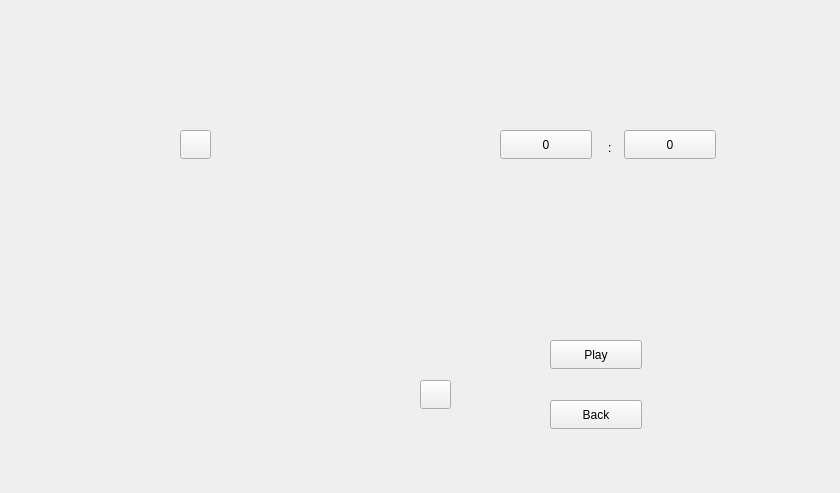
<?xml version="1.0" encoding="UTF-8"?>
<ui version="4.0">
 <class>MazeEasy</class>
 <widget class="QWidget" name="MazeEasy">
  <property name="geometry">
   <rect>
    <x>0</x>
    <y>0</y>
    <width>840</width>
    <height>493</height>
   </rect>
  </property>
  <property name="windowTitle">
   <string>Form</string>
  </property>
  <widget class="QLabel" name="Outcome">
   <property name="geometry">
    <rect>
     <x>570</x>
     <y>200</y>
     <width>121</width>
     <height>101</height>
    </rect>
   </property>
   <property name="styleSheet">
    <string notr="true">color:rgb(255, 0, 0);
font: 36pt &quot;Microsoft YaHei UI&quot;;</string>
   </property>
   <property name="text">
    <string/>
   </property>
  </widget>
  <widget class="QPushButton" name="Sec">
   <property name="geometry">
    <rect>
     <x>500</x>
     <y>130</y>
     <width>92</width>
     <height>29</height>
    </rect>
   </property>
   <property name="focusPolicy">
    <enum>Qt::NoFocus</enum>
   </property>
   <property name="text">
    <string>0</string>
   </property>
  </widget>
  <widget class="QPushButton" name="mSec">
   <property name="geometry">
    <rect>
     <x>624</x>
     <y>130</y>
     <width>92</width>
     <height>29</height>
    </rect>
   </property>
   <property name="focusPolicy">
    <enum>Qt::NoFocus</enum>
   </property>
   <property name="text">
    <string>0</string>
   </property>
  </widget>
  <widget class="QPushButton" name="man">
   <property name="geometry">
    <rect>
     <x>180</x>
     <y>130</y>
     <width>31</width>
     <height>29</height>
    </rect>
   </property>
   <property name="styleSheet">
    <string notr="true">image: url(:/matcher.png);</string>
   </property>
   <property name="text">
    <string/>
   </property>
  </widget>
  <widget class="QPushButton" name="Back">
   <property name="geometry">
    <rect>
     <x>550</x>
     <y>400</y>
     <width>92</width>
     <height>29</height>
    </rect>
   </property>
   <property name="focusPolicy">
    <enum>Qt::NoFocus</enum>
   </property>
   <property name="text">
    <string>Back</string>
   </property>
  </widget>
  <widget class="QLabel" name="label">
   <property name="geometry">
    <rect>
     <x>608</x>
     <y>138</y>
     <width>16</width>
     <height>20</height>
    </rect>
   </property>
   <property name="text">
    <string>:</string>
   </property>
  </widget>
  <widget class="QPushButton" name="end">
   <property name="geometry">
    <rect>
     <x>420</x>
     <y>380</y>
     <width>31</width>
     <height>29</height>
    </rect>
   </property>
   <property name="styleSheet">
    <string notr="true">image: url(:/destination.png);</string>
   </property>
   <property name="text">
    <string/>
   </property>
  </widget>
  <widget class="QPushButton" name="Play">
   <property name="geometry">
    <rect>
     <x>550</x>
     <y>340</y>
     <width>92</width>
     <height>29</height>
    </rect>
   </property>
   <property name="text">
    <string>Play</string>
   </property>
  </widget>
 </widget>
 <resources/>
 <connections/>
</ui>
